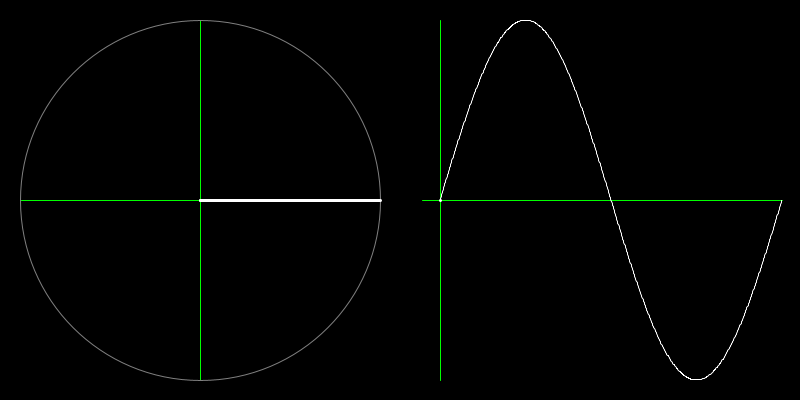
Frame 1 (no input)
Frame 60 (the mouse pressed at the canvas centre just before this capture): identical to frame 1, image omitted
Frame 120 (the mouse held since frame 60 and released just before this capture): identical to frame 1, image omitted

The Processing sketch that drew this single still picture (run headless with seeded random() and noise(); from frame 60 on, the mouse is pressed at the canvas centre):

// Processing sketch: unit_circle
// ── unit_circle.pde
//
// unit_circle.pde
//
// Darren Kessner
// Marlborough School
//


// 
// This program is free software: you can redistribute it and/or modify
// it under the terms of the GNU General Public License as published by
// the Free Software Foundation, either version 2 of the License, or
// (at your option) any later version.
// 
// This program is distributed in the hope that it will be useful,
// but WITHOUT ANY WARRANTY; without even the implied warranty of
// MERCHANTABILITY or FITNESS FOR A PARTICULAR PURPOSE.  See the
// GNU General Public License for more details.
// 
// You should have received a copy of the GNU General Public License
// along with this program.  If not, see <http://www.gnu.org/licenses/>.
// 


float theta = 0;
float dtheta = 0;

PVector axes_center_1;
PVector axes_center_2;
float radius;


void setup()
{
    size(800, 400);

    axes_center_1 = new PVector(width/4, height/2);
    axes_center_2 = new PVector(1.1*width/2, height/2);
    radius = .9 * width/4;

    //noCursor();
}


void drawAxes()
{
    strokeWeight(1);
    stroke(0, 255, 0);

    // axes 1, x-axis

    line(axes_center_1.x - radius, axes_center_1.y, 
         axes_center_1.x + radius, axes_center_1.y);

    // axes 1, y-axis

    line(axes_center_1.x, axes_center_1.y - radius, 
         axes_center_1.x, axes_center_1.y + radius);

    // axes 2, x-axis

    line(axes_center_2.x - radius*.1, axes_center_2.y, 
         axes_center_2.x + radius*1.9, axes_center_2.y);

    // axes 2, y-axis

    line(axes_center_2.x, axes_center_2.y - radius, 
         axes_center_2.x, axes_center_2.y + radius);
}


void drawUnitCircle()
{
    strokeWeight(1);
    stroke(128);
    noFill();
    ellipse(axes_center_1.x, axes_center_1.y, radius*2, radius*2);
}


float X(float angle)
{
    angle = angle % (2*PI);
    if (angle < 0) angle += 2*PI;
    float x = axes_center_2.x + angle * radius*1.9/2/PI;
    return x;
}


float Y(float angle)
{
    return axes_center_2.y - radius * sin(angle);
}


void drawSin()
{
    strokeWeight(1);
    beginShape();
    for (float t=0; t<2*PI; t+=.01)
    {
        vertex(X(t), Y(t));
    }
    endShape();
}


void drawClockHand()
{
    strokeWeight(3);
    stroke(255);
    float x = axes_center_1.x + radius * cos(theta);
    float y = axes_center_1.y - radius * sin(theta);
    line(axes_center_1.x, axes_center_1.y, x, y);
    line(axes_center_1.x, axes_center_1.y, axes_center_1.x, y); // shadow
}


void drawVerticalBar()
{
    strokeWeight(3);
    stroke(255);
    float x = X(theta);
    float y = Y(theta);
    line(x, axes_center_2.y, x, y);
}


void draw()
{
    background(0);
    
    drawAxes();

    drawUnitCircle();
    drawClockHand();

    drawSin();
    drawVerticalBar();

    theta += dtheta;
}


void keyPressed()
{
    if (keyCode == UP || keyCode == RIGHT)
        dtheta = .04;
    else if (keyCode == DOWN || keyCode == LEFT)
        dtheta = -.04;
}


void keyReleased()
{
    dtheta = 0;
}
